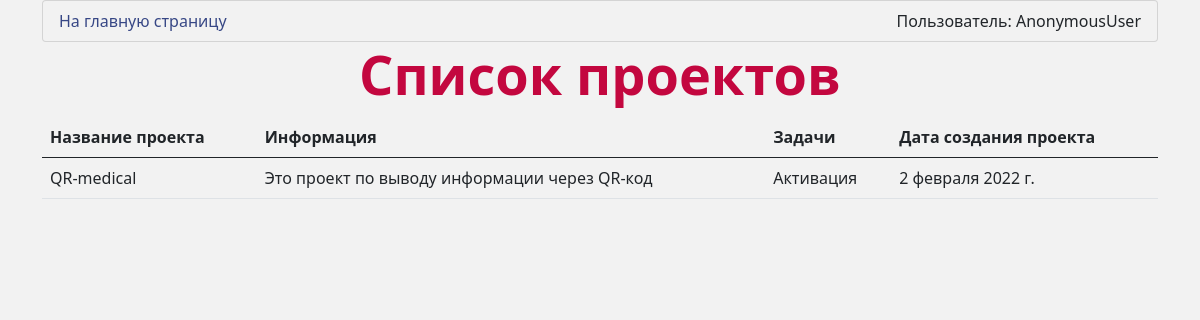
The page /DAL/article_list/ on the database as committed earlier.
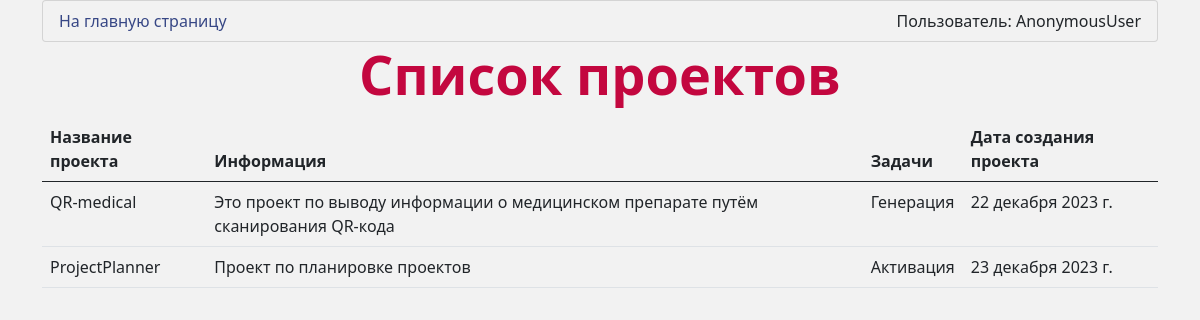
The same page on the database as committed later.
### DAL/models.py (models this page shows, shortened)
class Article(models.Model):
    objects = None
    title = models.CharField(max_length=255)
    author = models.ForeignKey(User, on_delete=models.CASCADE)
    information = models.TextField()
    tasks = models.ForeignKey(Task, on_delete=models.CASCADE)
    release_date = models.DateField()
    class Meta:
        verbose_name = 'Проект'
        verbose_name_plural = 'Проекты'

class Task(models.Model):
    objects = None
    title = models.CharField(max_length=255)
    author = models.ForeignKey(User, on_delete=models.CASCADE, related_name='tasks_created')
    executor = models.ForeignKey(User, on_delete=models.CASCADE, related_name='tasks_executed')
    status = models.CharField(max_length=255)
    information = models.TextField()
    release_date = models.DateField()
    class Meta:
        verbose_name = 'Задача'
        verbose_name_plural = 'Задачи'
    def __str__(self):
        return self.title
    """
    def save(self, *args, **kwargs):
        # Определение, новая ли это задача или обновление существующей
        is_new = self._state.adding
        super().save(*args, **kwargs)

        # Сообщение зависит от того, новая задача или обновление
        if is_new:
            message = f"Новая задача создана: {self.title}"
        else:
            message = f"Задача обновлена: {self.title}"
        send_telegram_message(message)

    def delete(self, *args, **kwargs):
        message = f"Задача удалена: {self.title}"
        super().delete(*args, **kwargs)
        send_telegram_message(message)
    """

### DAL/views.py (the view)
# urls.py: path('article_list/', views.ArticleListView.as_view(), name='article_list'),
class ArticleListView(View):
    template_name = 'registration/article_list.html'
    def get(self, request):
        articles = Article.objects.all()
        return render(request, self.template_name, {'articles': articles})

### DAL/templates/registration/article_list.html (shortened to what this page needs)
{% extends 'base.html' %}
{% block content %}
    <h1>Список проектов</h1>
    <table class="table">
        <thead>
            <tr>
                <th>Название проекта</th>
                <th>Информация</th>
                <th>Задачи</th>
                <th>Дата создания проекта</th>
            </tr>
        </thead>
        <tbody>
            {% for article in articles %}
                <tr>
                    <td>{{ article.title }}</td>
                    <td>{{ article.information }}</td>
                    <td>{{ article.tasks }}</td>
                    <td>{{ article.release_date }}</td>
                </tr>
            {% endfor %}
        </tbody>
    </table>
{% endblock %}

Rows that differ between the two databases and show on the page:
changed Article "QR-medical": information "Это проект по выводу информации через QR-код" → "Это проект по выводу информации о медицинском препарате путём сканирования QR-кода"; tasks "Активация" → "Генерация"; release_date "2 февраля 2022 г." → "22 декабря 2023 г."
added Article: title "ProjectPlanner", information "Проект по планировке проектов", tasks "Активация", release_date "23 декабря 2023 г."
